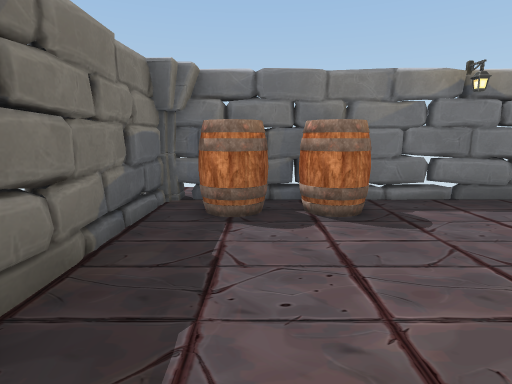
[1] (above)

13 first-person views from a walk through a Unity game level. The camera is 1.2 m above the floor, tilts 10° down and sees 80° across. Doors are open. The floor is counted in squares, 1 m on a side. Each view is taken from the middle of a square. On the plan, view 1 faces up. The plan holds only what a view shows up to about 13 squares ahead; the rest is blank.

[2]
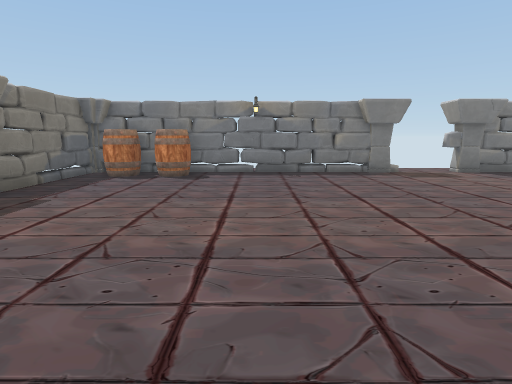

[3]
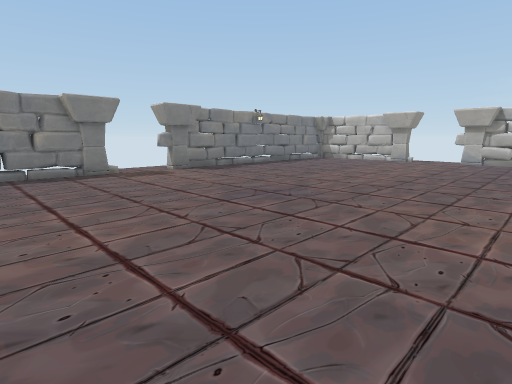

[4]
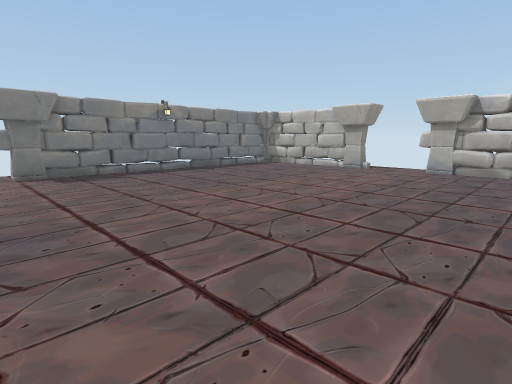

[5]
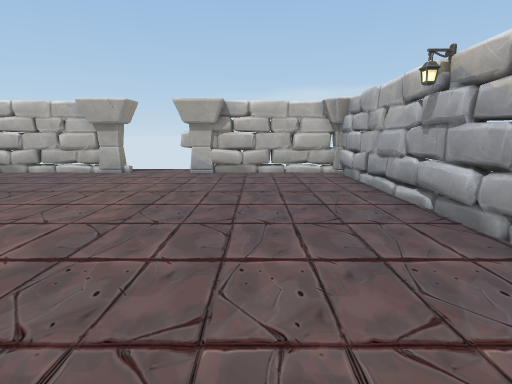

[6]
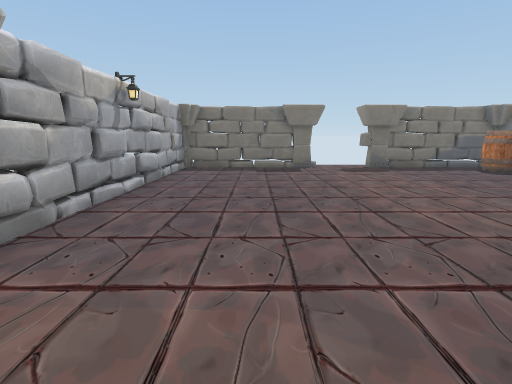

[7]
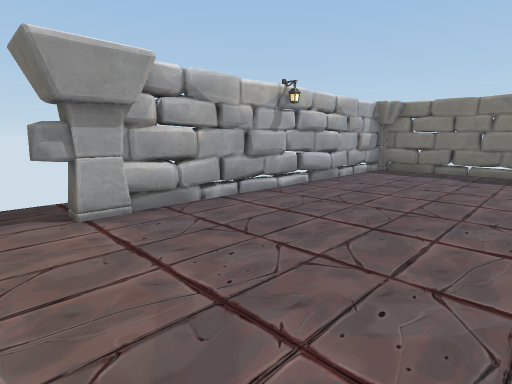

[8]
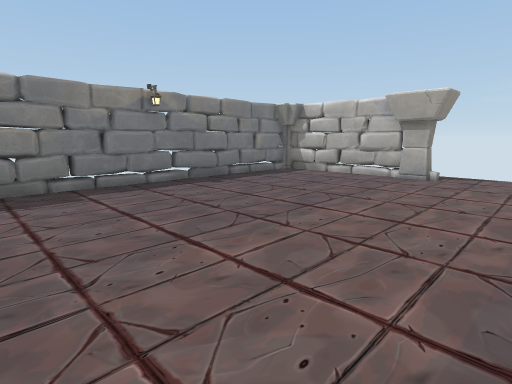

[9]
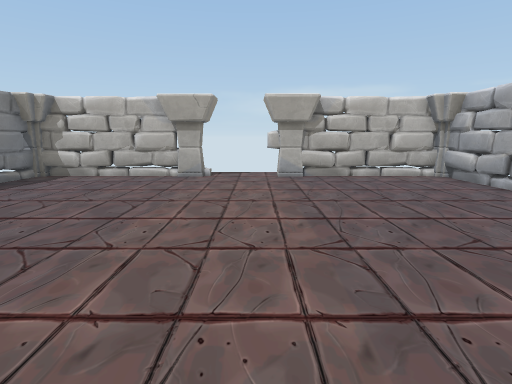

[10]
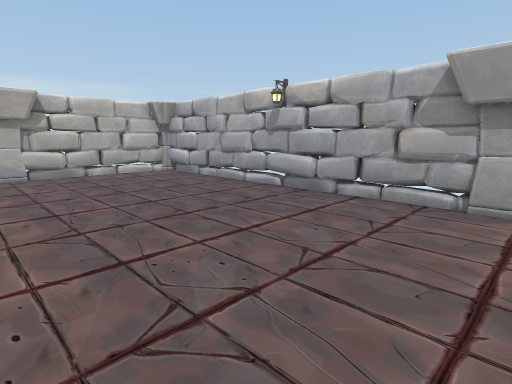

[11]
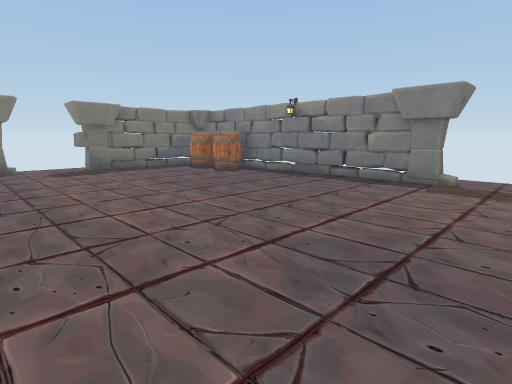

[12]
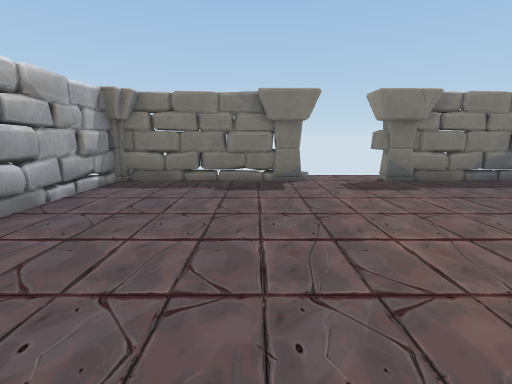

[13]
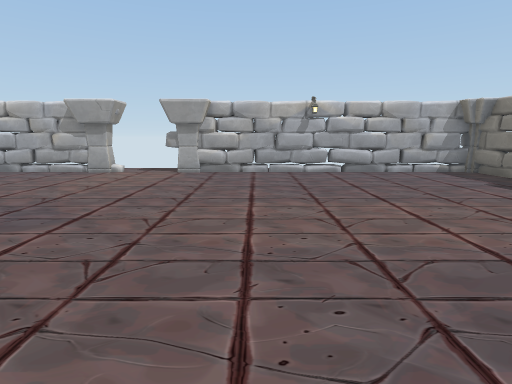

### Floor plan
Key: @ floor where view 1 was taken; # wall or solid block; . floor; D open door; P pillar; B barrel.
Columns run from 2 left of view 1 to 22 right of it. Each row starts with its distance up from view 1.
  7 ..         ...
  6 P#########PPDDP##########
  5 #BBBB...................#
  4 #.......................#
  3 #.......................#
  2 #.......................#
  1 P.......................P
  0 D.@.....................D
 -1 D.......................D
 -2 P.......................P
 -3 #.......................#
 -4 #.......................#
 -5 #.......................#
 -6 #.......................#
 -7 ##########PDDPP#########P
 -8            ...

Positions as (right, up) in squares from view 1, and headings:
1: (0, 0), facing up
2: (4, -5), facing up
3: (5, -5), facing up-right
4: (10, -5), facing up-right
5: (11, -4), facing right
6: (11, -4), facing left
7: (10, -2), facing down-left
8: (12, -2), facing up-right
9: (12, -1), facing right
10: (11, -1), facing down-right
11: (11, -3), facing up-left
12: (7, -3), facing left
13: (6, 4), facing down
